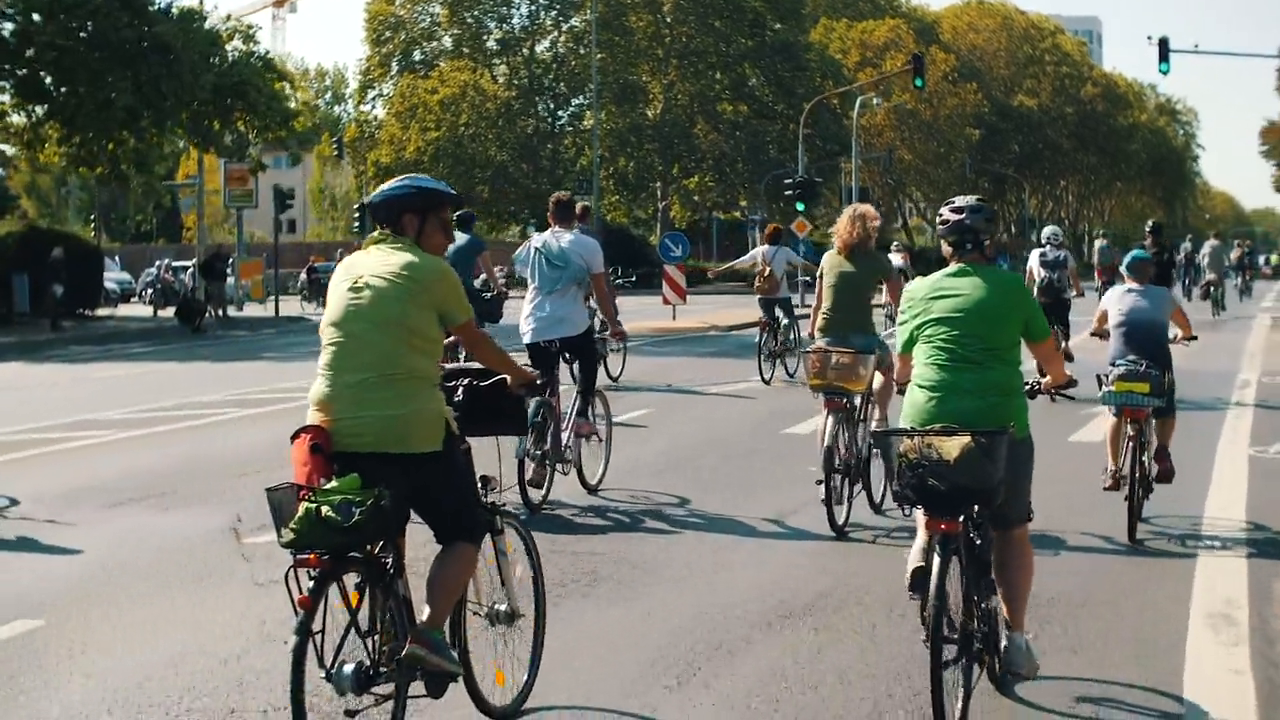
#> input picture frame 45 of YOLO/video/bikes.mp4, 1280 x 720 px, given in place of highway.mp4, which was not available
$ python test.py
#> lines starting #> are read from the running program, lines starting #| are printed output that depends on the picture; after the words box and inside, x2 and y2 are one past the last pixel; in counts of white or black regions, pixels touching at a corner belong together; pictures that were not available may be replaced by others from this repository, and a replacement may not be noted
### tracker.py
import math


class EuclideanDistTracker:
    def __init__(self):
        # Store the center positions of the objects
        self.center_points = {}
        # Keep the count of the IDs
        # each time a new object id detected, the count will increase by one
        self.id_count = 0


    def update(self, objects_rect):
        # Objects boxes and ids
        objects_bbs_ids = []

        # Get center point of new object
        for rect in objects_rect:
            x, y, w, h = rect
            cx = (x + x + w) // 2
            cy = (y + y + h) // 2

            # Find out if that object was detected already
            same_object_detected = False
            for id, pt in self.center_points.items():
                dist = math.hypot(cx - pt[0], cy - pt[1])

                if dist < 25:
                    self.center_points[id] = (cx, cy)
                    print(self.center_points)
                    objects_bbs_ids.append([x, y, w, h, id])
                    same_object_detected = True
                    break

            # New object is detected we assign the ID to that object
            if same_object_detected is False:
                self.center_points[self.id_count] = (cx, cy)
                objects_bbs_ids.append([x, y, w, h, self.id_count])
                self.id_count += 1

        # Clean the dictionary by center points to remove IDS not used anymore
        new_center_points = {}
        for obj_bb_id in objects_bbs_ids:
            _, _, _, _, object_id = obj_bb_id
            center = self.center_points[object_id]
            new_center_points[object_id] = center

        # Update dictionary with IDs not used removed
        self.center_points = new_center_points.copy()
        return objects_bbs_ids

### test.py
import cv2 as cv
from tracker import *


# Function to read speed information from notepad file
def read_speed_info(file_path):
    try:
        with open(file_path, 'r') as file:
            lines = file.readlines()
            for line in lines:
                if 'curRadarSpeed' in line:
                    speed_info = line.strip()  # Extract the line with speed information
                    speed_value = int(speed_info.split(':')[-1].strip())  # Extract the speed value
                    if speed_value > 80:
                        return speed_info
        # If no speed above 80 is found
        print("No speed information above 80 found in the notepad file.")
        return None
    except FileNotFoundError:
        print("Notepad file not found: {}".format(file_path))
        return None


#create Tracker Object
tracker= EuclideanDistTracker()

cap = cv.VideoCapture('highway.mp4')

object_detector= cv.createBackgroundSubtractorMOG2(history=100, varThreshold=40)
limits= [480, 580,800,560]
totalcount=[]
while True:
    ret,frame= cap.read()
#> frame is the input picture: shape (720, 1280, 3); mean B, G, R 101.7, 112.8, 110.6

    #extract region of interest
    roi = frame[340:600, 500:800]
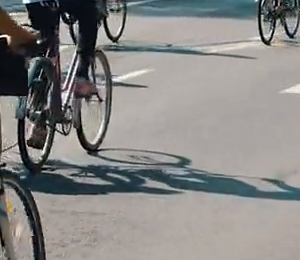
#> roi: shape (260, 300, 3); mean B, G, R 132.2, 134.1, 135.2

    #object detection
    mask= object_detector.apply(roi)
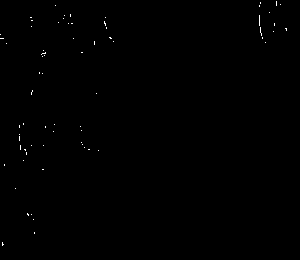
#> mask: shape (260, 300); values 127 (black) and 255 (white), 0.2% white in thin lines or dots
    _, mask= cv.threshold(mask, 254, 255, cv.THRESH_BINARY)
#> mask: shape (260, 300); 0.2% white in thin lines or dots

    contours,_ =cv.findContours(mask, cv.RETR_TREE, cv.CHAIN_APPROX_SIMPLE)
#> contours = 69 contours, all with area under 20
    detection= []
    for cnt in contours:
        #calculate area and remove small elements
        area= cv.contourArea(cnt)
        if area>100:
            # cv.drawContours(roi, [cnt], -1, (0,255,0),2)
            x,y,w,h= cv.boundingRect(cnt)

            detection.append([x,y,w,h])
#> this loop made 69 passes
#> (cnt, area) on passes 1 to 12: ([[2, 242], [2, 245], [3, 244], [2, 243]], 1), ([[34, 232], [34, 233]], 0), ([[33, 219]], 0), ([[31, 214]], 0), ([[27, 213], [27, 214], [28, 215], [28, 214]], 1), ([[15, 188]], 0), ([[42, 169], [43, 169]], 0), ([[4, 164], [4, 165]], 0), ([[23, 160]], 0), ([[26, 152], [26, 154]], 0), ([[98, 150]], 0), ([[88, 149], [89, 149]], 0)
#> area on passes 30, 36, 49, 56: 0, 0.5, 0, 1
#> after the loop, detection = []
    #Object Tracking
    boxes_id= tracker.update(detection)
#> after the loop in update, `for rect in objects_rect:`: self.center_points = 0 items; self.id_count = 0
#> after the loop in update, `for obj_bb_id in objects_bbs_ids:`: new_center_points = 0 items
#> boxes_id = []
    for box_id in boxes_id:
        x,y,w,h,id= box_id
        cv.putText(roi, str(id), (x,y-15), cv.FONT_HERSHEY_PLAIN, 1, (255,0,0), 4)
        cv.rectangle(roi, (x, y), (x + w, y + h), (0, 225, 0), 3)

        cx, cy = (x+w// 2), (y+h// 2)
        cv.circle(roi, (cx, cy), 5, (225, 0, 225), cv.FILLED)
        if limits[0] < cx < limits[2] and limits[1] -30 < cy < limits[1] + 30:
            if totalcount.count(id) == 0:
                totalcount.append(id)
                cv.line(frame, (limits[0], limits[1]), (limits[2], limits[3]), (0, 225, 0), 5)
#> this loop made 0 passes
#> after the loop, totalcount = []

    cv.putText(frame, f'Count : {len(totalcount)}', (50, 50),cv.FONT_HERSHEY_PLAIN,1, (255,0,0), 4 )

    cv.line(frame, (limits[0], limits[1]), (limits[2], limits[3]), (225, 0, 225), 5)
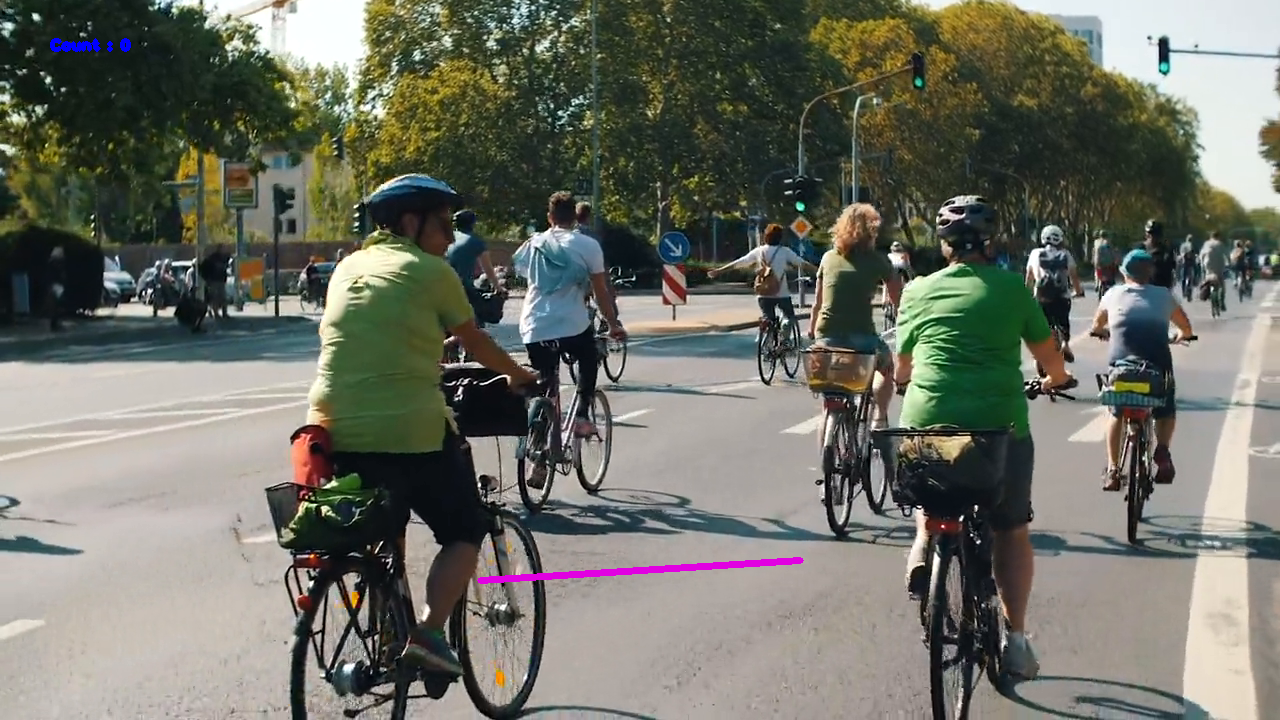
#> frame: shape (720, 1280, 3); mean B, G, R 102, 112.4, 110.7

    cv.imshow('roi',roi)
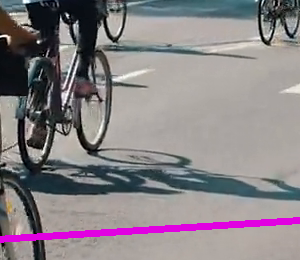
#> window 'roi': shape (260, 300, 3); mean B, G, R 134.2, 130, 136.8
    cv.imshow('Frame', frame)
    cv.imshow('mask', mask)
    key= cv.waitKey(0)
#> (key Esc is pressed here)
    if key== 27:
        break
cap.release()
cv.destroyAllWindows()

$ run again, starting later in the video
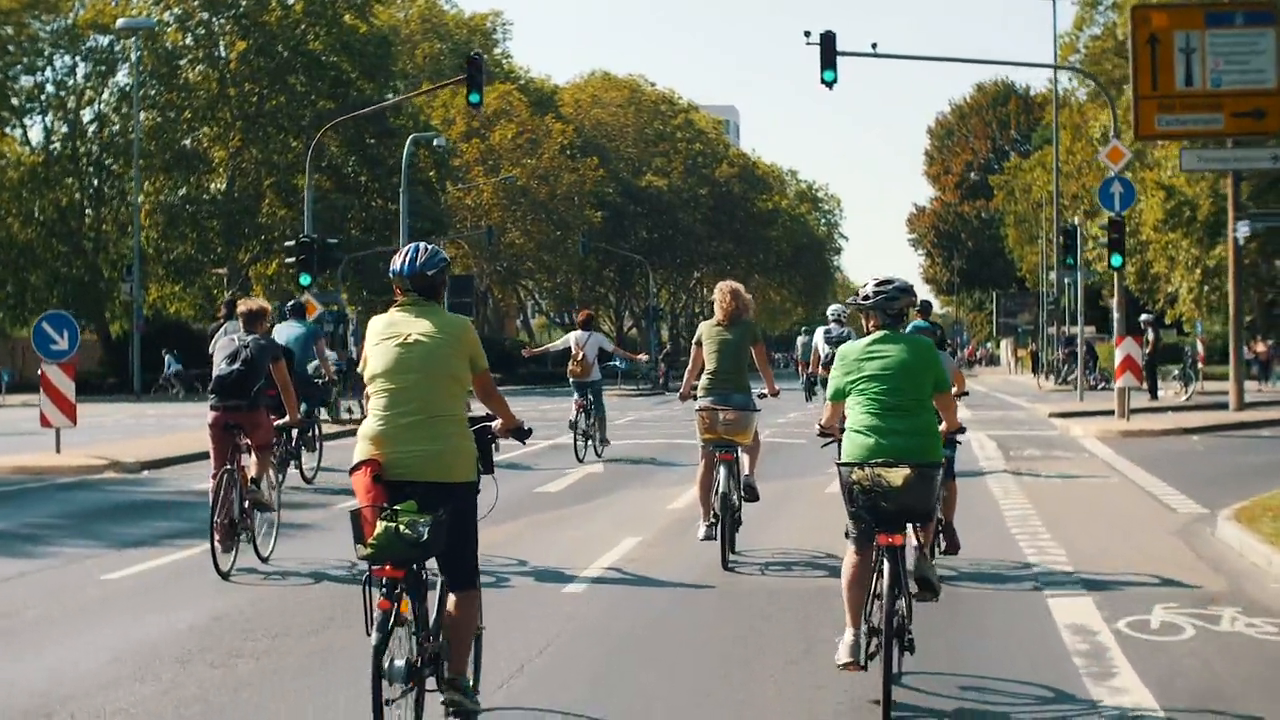
#> input picture frame 206 of YOLO/video/bikes.mp4, 1280 x 720 px, given in place of highway.mp4, which was not available
#> frame is the input picture: shape (720, 1280, 3); mean B, G, R 104.3, 117.2, 115.4
#> `mask= object_detector.apply(roi)`:
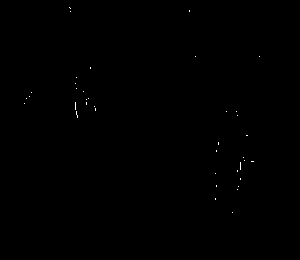
#> mask: shape (260, 300); values 127 (black) and 255 (white), 0.1% white in thin lines or dots, all inside (x1, y1, x2, y2) = (24, 7, 260, 213)
#> contours = 39 contours, all with area under 20
#> the loop `for cnt in contours:` made 39 passes
#> cnt on passes 1 to 8: [[232, 212]], [[215, 198], [215, 199]], [[237, 189]], [[238, 186]], [[216, 185], [216, 186]], [[240, 178], [240, 179]], [[215, 173]], [[237, 170], [237, 171]]
#> after the loop `for cnt in contours:`: detection = []
#> after the loop in update, `for rect in objects_rect:`: self.center_points = 0 items; self.id_count = 0
#> after the loop in update, `for obj_bb_id in objects_bbs_ids:`: new_center_points = 0 items
#> boxes_id = []
#> `cv.imshow('roi',roi)`:
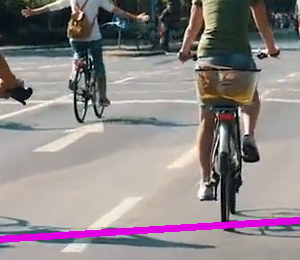
#> window 'roi': shape (260, 300, 3); mean B, G, R 135.4, 133.9, 142.1

$ run again, starting later in the video
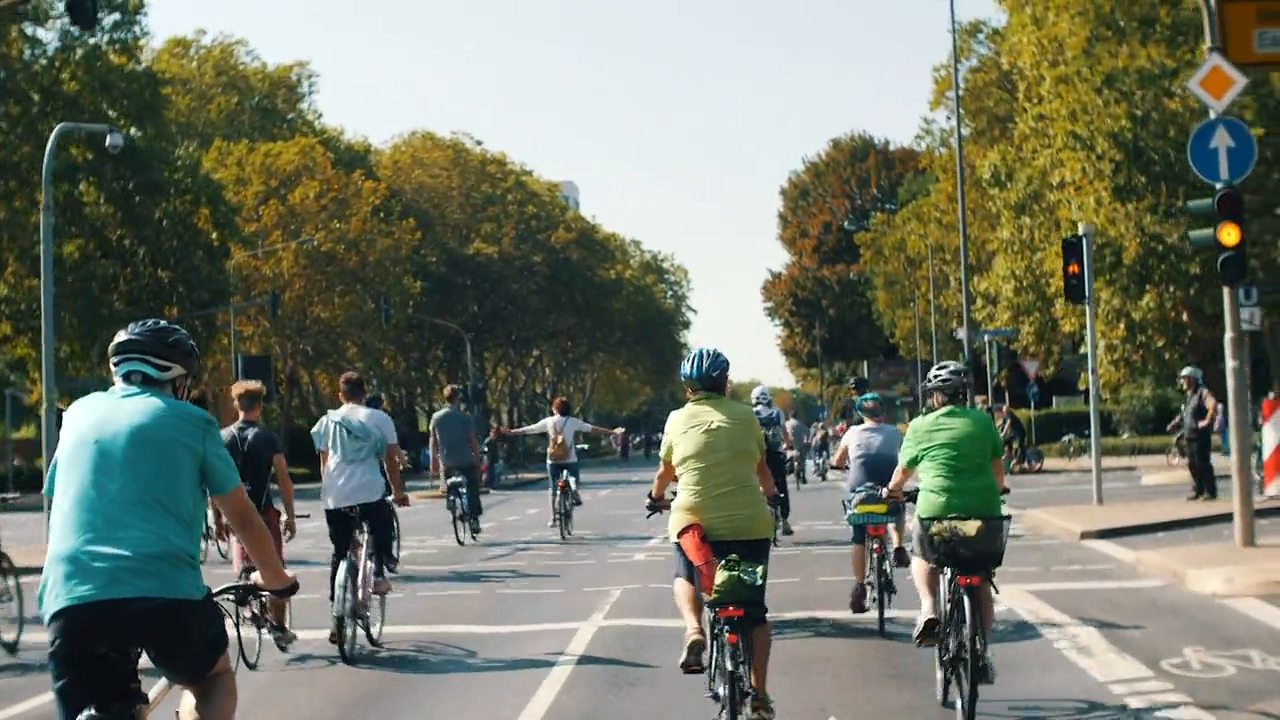
#> input picture frame 366 of YOLO/video/bikes.mp4, 1280 x 720 px, given in place of highway.mp4, which was not available
#> frame is the input picture: shape (720, 1280, 3); mean B, G, R 106, 120.1, 115.1
#> `roi = frame[340:600, 500:800]`:
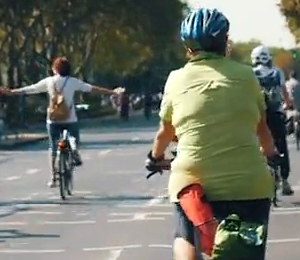
#> roi: shape (260, 300, 3); mean B, G, R 105.8, 116.6, 113.3
#> contours = 3 contours, all with area under 20
#> the loop `for cnt in contours:` made 3 passes
#> cnt on passes 1 to 3: [[261, 244], [261, 245]], [[150, 174], [149, 175], [150, 174], [151, 174]], [[160, 101]]
#> after the loop `for cnt in contours:`: detection = []
#> after the loop in update, `for rect in objects_rect:`: self.center_points = 0 items; self.id_count = 0
#> after the loop in update, `for obj_bb_id in objects_bbs_ids:`: new_center_points = 0 items
#> boxes_id = []
#> `cv.imshow('roi',roi)`:
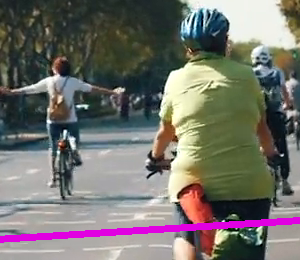
#> window 'roi': shape (260, 300, 3); mean B, G, R 108.4, 113.2, 115.8
